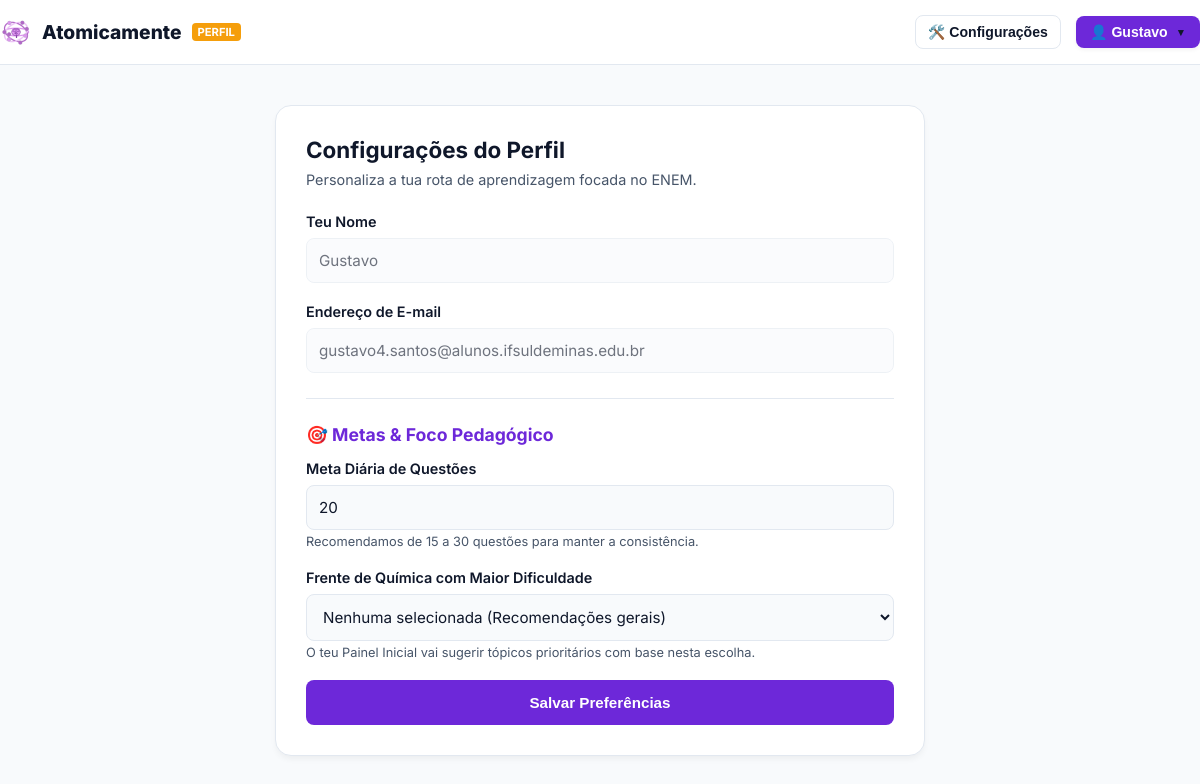
Before: /perfil.php (signed in) with the older database file.
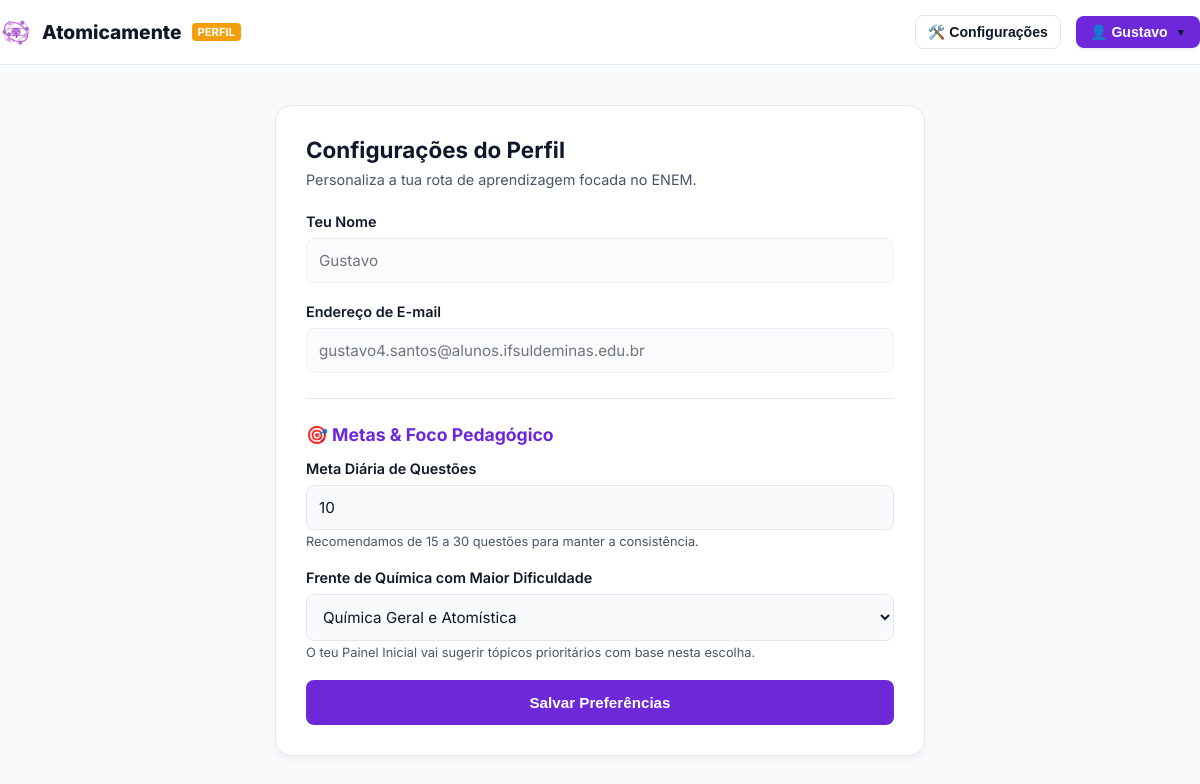
After: the same page with the newer database file.
### tables this page shows
CREATE TABLE `users` (
  `id` int(11) NOT NULL,
  `role_id` int(11) NOT NULL,
  `nome` varchar(100) NOT NULL,
  `email` varchar(150) NOT NULL,
  `password_hash` varchar(255) NOT NULL,
  `meta_diaria` int(11) DEFAULT '20',
  `frente_foco` varchar(50) DEFAULT '',
  `streak` int(11) DEFAULT '0',
  `ultimo_estudo` date DEFAULT NULL
);

### perfil.php (the view, shortened to what this page needs)
<?php
require_once 'config.php';
$pdo->setAttribute(PDO::ATTR_ERRMODE, PDO::ERRMODE_EXCEPTION);
$user_id = $_SESSION['user_id'];
$user = [];
$meta_atual = 20;
$frente_atual = '';
try {
    $stmtUser = $pdo->prepare("SELECT nome, email, meta_diaria, frente_foco FROM users WHERE id = :uid");
    $stmtUser->execute([':uid' => $user_id]);
    $dados_banco = $stmtUser->fetch(PDO::FETCH_ASSOC);
    if ($dados_banco && is_array($dados_banco)) {
        $user = $dados_banco;
        $meta_atual = ($_SERVER['REQUEST_METHOD'] === 'POST') ? $meta_diaria : ($user['meta_diaria'] ?? 20);
        $frente_atual = ($_SERVER['REQUEST_METHOD'] === 'POST') ? $frente_foco : ($user['frente_foco'] ?? '');
    }
} catch (PDOException $e) {
    $mensagem_erro = "Erro ao ler as preferências: " . $e->getMessage();
}
?>
<!DOCTYPE html>
<html lang="pt-BR">
<head>
  <link rel="stylesheet" href="css/plataforma.css">
</head>
<body class="dash-body">
  <header class="topo-dash">
    <div class="container nav-dash" style="display: flex; justify-content: space-between; align-items: center; width: 100%;">
      <a href="dashboard.php" class="marca-dash">
        <img src="assets/icone-simplificado.png" alt="Logo" style="height: 32px; border-radius: 6px;" />
        Atomicamente <span class="badge-enem">PERFIL</span>
      </a>
      <div style="display: flex; align-items: center; gap: 15px;">
        <div class="menu-dropdown">
          <button onclick="alternarDropdown('drop-config')" style="background: none; border: 1px solid var(--borda); color: var(--texto-principal); padding: 8px 12px; font-size: 0.88rem; border-radius: 8px; font-weight: 600; cursor: pointer; display: flex; align-items: center; gap: 6px;">
            🛠️ Configurações
          </button>
        </div>
        <div class="menu-dropdown">
          <button onclick="alternarDropdown('drop-perfil')" style="background: var(--roxo-base); color: white; border: none; padding: 8px 14px; font-size: 0.88rem; border-radius: 8px; font-weight: 700; cursor: pointer; display: flex; align-items: center; gap: 8px; box-shadow: 0 2px 4px rgba(0,0,0,0.05);">
            👤 <?php echo explode(' ', $_SESSION['user_nome'] ?? 'Estudante')[0]; ?> <span style="font-size: 0.65rem;">▼</span>
          </button>
        </div>
      </div>
    </div>
  </header>
  <main class="perfil-container">
    <div class="card-perfil">
      <h2 style="margin: 0 0 8px 0; font-size: 1.4rem; color: var(--texto-principal);">Configurações do Perfil</h2>
      <p style="margin: 0 0 25px 0; color: var(--texto-secundario); font-size: 0.9rem;">Personaliza a tua rota de aprendizagem focada no ENEM.</p>
      <form action="perfil.php" method="POST">
        <div class="form-group">
          <label class="form-label">Teu Nome</label>
          <input type="text" class="form-input" value="<?php echo htmlspecialchars($user['nome'] ?? $_SESSION['user_nome'] ?? 'Estudante'); ?>" disabled />
        </div>
        <div class="form-group">
          <label class="form-label">Endereço de E-mail</label>
          <input type="email" class="form-input" value="<?php echo htmlspecialchars($user['email'] ?? 'Não informado'); ?>" disabled />
        </div>
        <hr style="border: 0; height: 1px; background: var(--borda); margin: 25px 0;" />
        <h3 style="margin: 0 0 15px 0; font-size: 1.1rem; color: var(--roxo-base);">🎯 Metas & Foco Pedagógico</h3>
        <div class="form-group">
          <label class="form-label" for="meta_diaria">Meta Diária de Questões</label>
          <input type="number" id="meta_diaria" name="meta_diaria" class="form-input" min="1" max="200" value="<?php echo (int)$meta_atual; ?>" required />
          <small style="color: var(--texto-secundario); font-size: 0.8rem; display: block; margin-top: 4px;">Recomendamos de 15 a 30 questões para manter a consistência.</small>
        </div>
        <div class="form-group">
          <label class="form-label" for="frente_foco">Frente de Química com Maior Dificuldade</label>
          <select id="frente_foco" name="frente_foco" class="form-select">
            <option value="" <?php echo $frente_atual === '' ? 'selected' : ''; ?>>Nenhuma selecionada (Recomendações gerais)</option>
            <option value="geral" <?php echo $frente_atual === 'geral' ? 'selected' : ''; ?>>Química Geral e Atomística</option>
          </select>
          <small style="color: var(--texto-secundario); font-size: 0.8rem; display: block; margin-top: 4px;">O teu Painel Inicial vai sugerir tópicos prioritários com base nesta escolha.</small>
        </div>
        <button type="submit" class="btn-salvar">Salvar Preferências</button>
      </form>
    </div>
  </main>
</body>
</html>

Changed rows visible on the page:
changed users "Gustavo": meta_diaria "20" → "10"; frente_foco "Nenhuma selecionada (Recomendações gerais)" → "Química Geral e Atomística"
